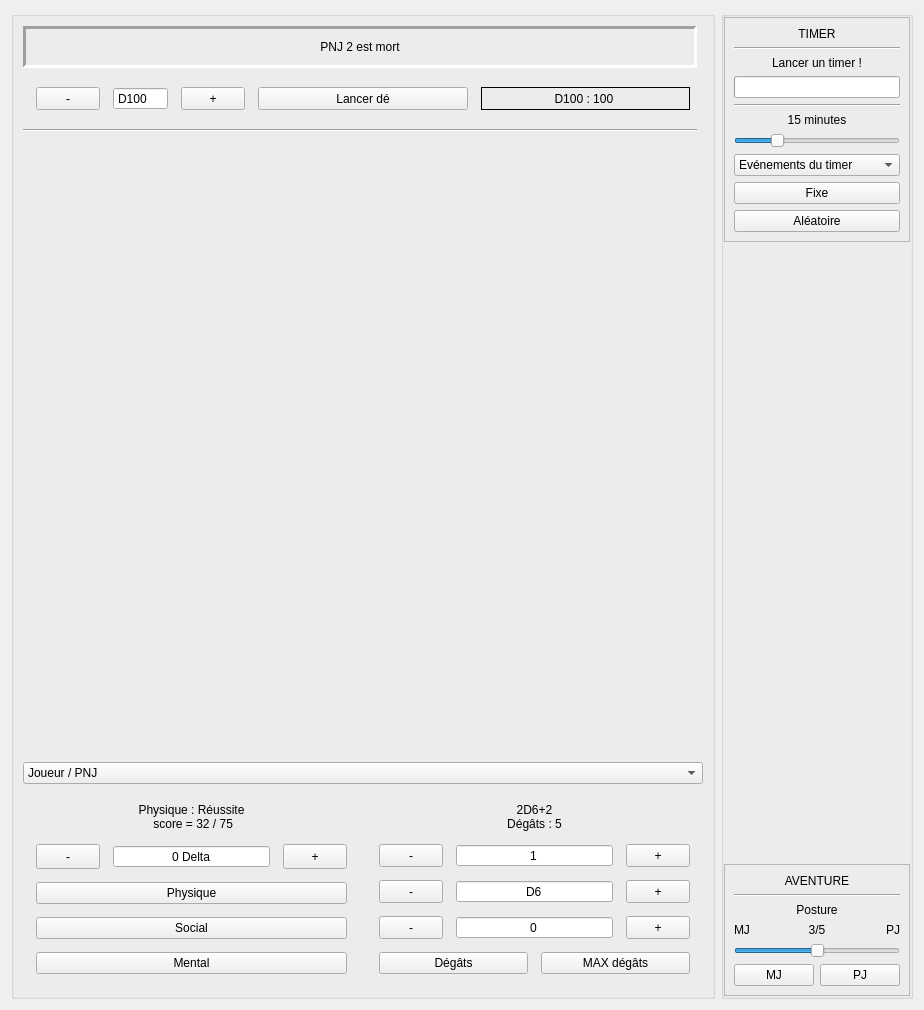
          <widget class="QWidget" name="scrollAreaWidgetContents_2">
           <property name="geometry">
            <rect>
             <x>0</x>
             <y>0</y>
             <width>924</width>
             <height>1010</height>
            </rect>
           </property>
           <layout class="QGridLayout" name="gridLayout_10">
            <item row="0" column="0">
             <layout class="QHBoxLayout" name="horizontalLayout">
              <item>
               <widget class="QGroupBox" name="groupBox_3">
                <property name="sizePolicy">
                 <sizepolicy hsizetype="MinimumExpanding" vsizetype="MinimumExpanding">
                  <horstretch>2</horstretch>
                  <verstretch>0</verstretch>
                 </sizepolicy>
                </property>
                <property name="alignment">
                 <set>Qt::AlignCenter</set>
                </property>
                <layout class="QGridLayout" name="gridLayout_6">
                 <item row="4" column="0" colspan="2">
                  <widget class="QComboBox" name="comboBox_character_select">
                   <property name="sizePolicy">
                    <sizepolicy hsizetype="Expanding" vsizetype="Fixed">
                     <horstretch>0</horstretch>
                     <verstretch>0</verstretch>
                    </sizepolicy>
                   </property>
                   <property name="editable">
                    <bool>false</bool>
                   </property>
                   <property name="currentText">
                    <string extracomment="Valh'Andariel">Joueur / PNJ</string>
                   </property>
                   <item>
                    <property name="text">
                     <string>Joueur / PNJ</string>
                    </property>
                   </item>
                  </widget>
                 </item>
                 <item row="1" column="0" colspan="2">
                  <layout class="QHBoxLayout" name="horizontalLayout_6">
                   <property name="spacing">
                    <number>13</number>
                   </property>
                   <property name="leftMargin">
                    <number>13</number>
                   </property>
                   <property name="topMargin">
                    <number>13</number>
                   </property>
                   <property name="rightMargin">
                    <number>13</number>
                   </property>
                   <property name="bottomMargin">
                    <number>13</number>
                   </property>
                   <item>
                    <layout class="QHBoxLayout" name="horizontalLayout_17">
                     <item>
                      <widget class="QPushButton" name="pushButton_general_dice_negative">
                       <property name="maximumSize">
                        <size>
                         <width>64</width>
                         <height>64</height>
                        </size>
                       </property>
                       <property name="text">
                        <string>-</string>
                       </property>
                      </widget>
                     </item>
                     <item>
                      <widget class="QSpinBox" name="spinBox_general_dice">
                       <property name="buttonSymbols">
                        <enum>QAbstractSpinBox::NoButtons</enum>
                       </property>
                       <property name="prefix">
                        <string>D</string>
                       </property>
                       <property name="minimum">
                        <number>2</number>
                       </property>
                       <property name="maximum">
                        <number>100</number>
                       </property>
                       <property name="value">
                        <number>100</number>
                       </property>
                      </widget>
                     </item>
                     <item>
                      <widget class="QPushButton" name="pushButton_general_dice_positive">
                       <property name="maximumSize">
                        <size>
                         <width>64</width>
                         <height>64</height>
                        </size>
                       </property>
                       <property name="text">
                        <string>+</string>
                       </property>
                      </widget>
                     </item>
                    </layout>
                   </item>
                   <item>
                    <widget class="QPushButton" name="pushButton_general_dice">
                     <property name="sizePolicy">
                      <sizepolicy hsizetype="Preferred" vsizetype="Preferred">
                       <horstretch>0</horstretch>
                       <verstretch>0</verstretch>
                      </sizepolicy>
                     </property>
                     <property name="text">
                      <string>Lancer dé</string>
                     </property>
                    </widget>
                   </item>
                   <item>
                    <widget class="QLabel" name="label_general_dice">
                     <property name="sizePolicy">
                      <sizepolicy hsizetype="Preferred" vsizetype="Preferred">
                       <horstretch>0</horstretch>
                       <verstretch>0</verstretch>
                      </sizepolicy>
                     </property>
                     <property name="frameShape">
                      <enum>QFrame::Box</enum>
                     </property>
                     <property name="frameShadow">
                      <enum>QFrame::Plain</enum>
                     </property>
                     <property name="text">
                      <string>D100 : 100 </string>
                     </property>
                     <property name="alignment">
                      <set>Qt::AlignCenter</set>
                     </property>
                    </widget>
                   </item>
                  </layout>
                 </item>
                 <item row="3" column="0" colspan="2">
                  <spacer name="verticalSpacer">
                   <property name="orientation">
                    <enum>Qt::Vertical</enum>
                   </property>
                   <property name="sizeHint" stdset="0">
                    <size>
                     <width>20</width>
                     <height>40</height>
                    </size>
                   </property>
                  </spacer>
                 </item>
                 <item row="5" column="0" colspan="2">
                  <layout class="QHBoxLayout" name="horizontalLayout_2">
                   <item>
                    <layout class="QVBoxLayout" name="verticalLayout_9">
                     <property name="spacing">
                      <number>13</number>
                     </property>
                     <property name="leftMargin">
                      <number>13</number>
                     </property>
                     <property name="topMargin">
                      <number>13</number>
                     </property>
                     <property name="rightMargin">
                      <number>13</number>
                     </property>
                     <property name="bottomMargin">
                      <number>13</number>
                     </property>
                     <item>
                      <widget class="QLabel" name="label_character_score">
                       <property name="text">
                        <string>Physique : Réussite
 score = 32 / 75</string>
                       </property>
                       <property name="alignment">
                        <set>Qt::AlignCenter</set>
                       </property>
                      </widget>
                     </item>
                     <item>
                      <layout class="QHBoxLayout" name="horizontalLayout_13">
                       <item>
                        <widget class="QPushButton" name="pushButton_bonus_malus_negative">
                         <property name="sizePolicy">
                          <sizepolicy hsizetype="Maximum" vsizetype="Maximum">
                           <horstretch>0</horstretch>
                           <verstretch>0</verstretch>
                          </sizepolicy>
                         </property>
                         <property name="maximumSize">
                          <size>
                           <width>64</width>
                           <height>64</height>
                          </size>
                         </property>
                         <property name="text">
                          <string>-</string>
                         </property>
                        </widget>
                       </item>
                       <item>
                        <widget class="QSpinBox" name="spinBox_character_bonus_malus">
                         <property name="alignment">
                          <set>Qt::AlignCenter</set>
                         </property>
                         <property name="buttonSymbols">
                          <enum>QAbstractSpinBox::NoButtons</enum>
                         </property>
                         <property name="suffix">
                          <string notr="true"> Delta</string>
                         </property>
                         <property name="prefix">
                          <string/>
                         </property>
                         <property name="minimum">
                          <number>-50</number>
                         </property>
                         <property name="maximum">
                          <number>50</number>
                         </property>
                         <property name="singleStep">
                          <number>5</number>
                         </property>
                        </widget>
                       </item>
                       <item>
                        <widget class="QPushButton" name="pushButton_bonus_malus_positive">
                         <property name="sizePolicy">
                          <sizepolicy hsizetype="Preferred" vsizetype="Preferred">
                           <horstretch>0</horstretch>
                           <verstretch>0</verstretch>
                          </sizepolicy>
                         </property>
                         <property name="maximumSize">
                          <size>
                           <width>64</width>
                           <height>64</height>
                          </size>
                         </property>
                         <property name="text">
                          <string>+</string>
                         </property>
                        </widget>
                       </item>
                      </layout>
                     </item>
                     <item>
                      <widget class="QPushButton" name="pushButton_physic">
                       <property name="text">
                        <string>Physique</string>
                       </property>
                      </widget>
                     </item>
                     <item>
                      <widget class="QPushButton" name="pushButton_social">
                       <property name="text">
                        <string>Social</string>
                       </property>
                      </widget>
                     </item>
                     <item>
                      <widget class="QPushButton" name="pushButton_mental">
                       <property name="text">
                        <string>Mental</string>
                       </property>
                      </widget>
                     </item>
                    </layout>
                   </item>
                   <item>
                    <widget class="QFrame" name="frame">
                     <layout class="QVBoxLayout" name="verticalLayout">
                      <property name="spacing">
                       <number>13</number>
                      </property>
                      <property name="leftMargin">
                       <number>13</number>
                      </property>
                      <property name="topMargin">
                       <number>13</number>
                      </property>
                      <property name="rightMargin">
                       <number>13</number>
                      </property>
                      <property name="bottomMargin">
                       <number>13</number>
                      </property>
                      <item>
                       <widget class="QLabel" name="label_character_damage_score">
                        <property name="text">
                         <string>2D6+2
Dégâts : 5</string>
                        </property>
                        <property name="alignment">
                         <set>Qt::AlignCenter</set>
                        </property>
                       </widget>
                      </item>
                      <item>
                       <layout class="QHBoxLayout" name="horizontalLayout_14">
                        <item>
                         <widget class="QPushButton" name="pushButton_character_damage_dice_number_negative">
                          <property name="maximumSize">
                           <size>
                            <width>64</width>
                            <height>64</height>
                           </size>
                          </property>
                          <property name="text">
                           <string>-</string>
                          </property>
                         </widget>
                        </item>
                        <item>
                         <widget class="QSpinBox" name="spinBox_character_damage_dice_number">
                          <property name="alignment">
                           <set>Qt::AlignCenter</set>
                          </property>
                          <property name="buttonSymbols">
                           <enum>QAbstractSpinBox::NoButtons</enum>
                          </property>
                          <property name="minimum">
                           <number>1</number>
                          </property>
                          <property name="maximum">
                           <number>13</number>
                          </property>
                         </widget>
                        </item>
                        <item>
                         <widget class="QPushButton" name="pushButton_character_damage_dice_number_positive">
                          <property name="maximumSize">
                           <size>
                            <width>64</width>
                            <height>64</height>
                           </size>
                          </property>
                          <property name="text">
                           <string>+</string>
                          </property>
                         </widget>
                        </item>
                       </layout>
                      </item>
                      <item>
                       <layout class="QHBoxLayout" name="horizontalLayout_15">
                        <item>
                         <widget class="QPushButton" name="pushButton_character_damage_dice_negative">
                          <property name="maximumSize">
                           <size>
                            <width>64</width>
                            <height>64</height>
                           </size>
                          </property>
                          <property name="text">
                           <string>-</string>
                          </property>
                         </widget>
                        </item>
                        <item>
                         <widget class="QSpinBox" name="spinBox_character_damage_dice">
                          <property name="layoutDirection">
                           <enum>Qt::LeftToRight</enum>
                          </property>
                          <property name="alignment">
                           <set>Qt::AlignCenter</set>
                          </property>
                          <property name="buttonSymbols">
                           <enum>QAbstractSpinBox::NoButtons</enum>
                          </property>
                          <property name="prefix">
                           <string>D</string>
                          </property>
                          <property name="minimum">
                           <number>2</number>
                          </property>
                          <property name="maximum">
                           <number>100</number>
                          </property>
                          <property name="singleStep">
                           <number>1</number>
                          </property>
                          <property name="value">
                           <number>6</number>
                          </property>
                         </widget>
                        </item>
                        <item>
                         <widget class="QPushButton" name="pushButton_character_damage_dice_positive">
                          <property name="maximumSize">
                           <size>
                            <width>64</width>
                            <height>64</height>
                           </size>
                          </property>
                          <property name="text">
                           <string>+</string>
                          </property>
                         </widget>
                        </item>
                       </layout>
                      </item>
                      <item>
                       <layout class="QHBoxLayout" name="horizontalLayout_16">
                        <item>
                         <widget class="QPushButton" name="pushButton_character_damage_dice_supplement_negative">
                          <property name="maximumSize">
                           <size>
                            <width>64</width>
                            <height>64</height>
                           </size>
                          </property>
                          <property name="text">
                           <string>-</string>
                          </property>
                         </widget>
                        </item>
                        <item>
                         <widget class="QSpinBox" name="spinBox_character_damage_dice_supplement">
                          <property name="alignment">
                           <set>Qt::AlignCenter</set>
                          </property>
                          <property name="buttonSymbols">
                           <enum>QAbstractSpinBox::NoButtons</enum>
                          </property>
                          <property name="minimum">
                           <number>-20</number>
                          </property>
                          <property name="maximum">
                           <number>20</number>
                          </property>
                         </widget>
                        </item>
                        <item>
                         <widget class="QPushButton" name="pushButton_character_damage_dice_supplement_positive">
                          <property name="maximumSize">
                           <size>
                            <width>64</width>
                            <height>64</height>
                           </size>
                          </property>
                          <property name="text">
                           <string>+</string>
                          </property>
                         </widget>
                        </item>
                       </layout>
                      </item>
                      <item>
                       <layout class="QHBoxLayout" name="horizontalLayout_9">
                        <item>
                         <widget class="QPushButton" name="pushButton_character_damage">
                          <property name="text">
                           <string>Dégâts</string>
                          </property>
                         </widget>
                        </item>
                        <item>
                         <widget class="QPushButton" name="pushButton_character_damage_max">
                          <property name="text">
                           <string>MAX dégâts</string>
                          </property>
                         </widget>
                        </item>
                       </layout>
                      </item>
                     </layout>
                    </widget>
                   </item>
                  </layout>
                 </item>
                 <item row="2" column="0">
                  <widget class="Line" name="line_general">
                   <property name="orientation">
                    <enum>Qt::Horizontal</enum>
                   </property>
                  </widget>
                 </item>
                 <item row="0" column="0">
                  <widget class="QLabel" name="label_general_info">
                   <property name="sizePolicy">
                    <sizepolicy hsizetype="Expanding" vsizetype="Preferred">
                     <horstretch>0</horstretch>
                     <verstretch>0</verstretch>
                    </sizepolicy>
                   </property>
                   <property name="minimumSize">
                    <size>
                     <width>0</width>
                     <height>42</height>
                    </size>
                   </property>
                   <property name="frameShape">
                    <enum>QFrame::Panel</enum>
                   </property>
                   <property name="frameShadow">
                    <enum>QFrame::Sunken</enum>
                   </property>
                   <property name="lineWidth">
                    <number>3</number>
                   </property>
                   <property name="midLineWidth">
                    <number>3</number>
                   </property>
                   <property name="text">
                    <string>PNJ 2 est mort</string>
                   </property>
                   <property name="alignment">
                    <set>Qt::AlignCenter</set>
                   </property>
                  </widget>
                 </item>
                </layout>
               </widget>
              </item>
              <item>
               <widget class="QGroupBox" name="groupBox_2">
                <property name="alignment">
                 <set>Qt::AlignCenter</set>
                </property>
                <property name="flat">
                 <bool>true</bool>
                </property>
                <property name="checkable">
                 <bool>false</bool>
                </property>
                <layout class="QGridLayout" name="gridLayout_4">
                 <property name="leftMargin">
                  <number>0</number>
                 </property>
                 <property name="topMargin">
                  <number>0</number>
                 </property>
                 <property name="rightMargin">
                  <number>0</number>
                 </property>
                 <property name="bottomMargin">
                  <number>0</number>
                 </property>
                 <property name="spacing">
                  <number>0</number>
                 </property>
                 <item row="2" column="0">
                  <widget class="QFrame" name="frame_4">
                   <property name="sizePolicy">
                    <sizepolicy hsizetype="Preferred" vsizetype="Preferred">
                     <horstretch>0</horstretch>
                     <verstretch>0</verstretch>
                    </sizepolicy>
                   </property>
                   <property name="frameShape">
                    <enum>QFrame::StyledPanel</enum>
                   </property>
                   <property name="frameShadow">
                    <enum>QFrame::Raised</enum>
                   </property>
                   <layout class="QGridLayout" name="gridLayout_5">
                    <item row="1" column="0">
                     <widget class="Line" name="line_adventure">
                      <property name="orientation">
                       <enum>Qt::Horizontal</enum>
                      </property>
                     </widget>
                    </item>
                    <item row="2" column="0">
                     <widget class="QLabel" name="label_adventure_result">
                      <property name="text">
                       <string>Posture</string>
                      </property>
                      <property name="alignment">
                       <set>Qt::AlignCenter</set>
                      </property>
                     </widget>
                    </item>
                    <item row="5" column="0">
                     <layout class="QHBoxLayout" name="horizontalLayout_3">
                      <item>
                       <widget class="QPushButton" name="pushButton_adventure_GM">
                        <property name="text">
                         <string>MJ</string>
                        </property>
                       </widget>
                      </item>
                      <item>
                       <widget class="QPushButton" name="pushButton_adventure_PC">
                        <property name="text">
                         <string>PJ</string>
                        </property>
                       </widget>
                      </item>
                     </layout>
                    </item>
                    <item row="4" column="0">
                     <layout class="QHBoxLayout" name="horizontalLayout_4">
                      <item>
                       <widget class="QSlider" name="horizontalSlider_adventure_counter">
                        <property name="sizePolicy">
                         <sizepolicy hsizetype="Preferred" vsizetype="Preferred">
                          <horstretch>0</horstretch>
                          <verstretch>0</verstretch>
                         </sizepolicy>
                        </property>
                        <property name="minimum">
                         <number>1</number>
                        </property>
                        <property name="maximum">
                         <number>5</number>
                        </property>
                        <property name="pageStep">
                         <number>1</number>
                        </property>
                        <property name="value">
                         <number>3</number>
                        </property>
                        <property name="sliderPosition">
                         <number>3</number>
                        </property>
                        <property name="orientation">
                         <enum>Qt::Horizontal</enum>
                        </property>
                       </widget>
                      </item>
                     </layout>
                    </item>
                    <item row="3" column="0">
                     <layout class="QHBoxLayout" name="horizontalLayout_5">
                      <item>
                       <widget class="QLabel" name="label_GM">
                        <property name="text">
                         <string>MJ</string>
                        </property>
                       </widget>
                      </item>
                      <item>
                       <widget class="QLabel" name="label_adventure_counter">
                        <property name="text">
                         <string>3/5</string>
                        </property>
                        <property name="alignment">
                         <set>Qt::AlignCenter</set>
                        </property>
                       </widget>
                      </item>
                      <item>
                       <widget class="QLabel" name="label_PC">
                        <property name="text">
                         <string>PJ</string>
                        </property>
                        <property name="alignment">
                         <set>Qt::AlignRight|Qt::AlignTrailing|Qt::AlignVCenter</set>
                        </property>
                       </widget>
                      </item>
                     </layout>
                    </item>
                    <item row="0" column="0">
                     <widget class="QLabel" name="label_adventure_title">
                      <property name="text">
                       <string>AVENTURE</string>
                      </property>
                      <property name="alignment">
                       <set>Qt::AlignCenter</set>
                      </property>
                      <property name="wordWrap">
                       <bool>false</bool>
                      </property>
                     </widget>
                    </item>
                   </layout>
                  </widget>
                 </item>
                 <item row="0" column="0">
                  <widget class="QFrame" name="frame_5">
                   <property name="sizePolicy">
                    <sizepolicy hsizetype="Preferred" vsizetype="Preferred">
                     <horstretch>0</horstretch>
                     <verstretch>0</verstretch>
                    </sizepolicy>
                   </property>
                   <property name="frameShape">
                    <enum>QFrame::StyledPanel</enum>
                   </property>
                   <property name="frameShadow">
                    <enum>QFrame::Raised</enum>
                   </property>
                   <layout class="QGridLayout" name="gridLayout_8">
                    <item row="10" column="0">
                     <widget class="QSlider" name="horizontalSlider_timer_set_time">
                      <property name="sizePolicy">
                       <sizepolicy hsizetype="Expanding" vsizetype="Preferred">
                        <horstretch>0</horstretch>
                        <verstretch>0</verstretch>
                       </sizepolicy>
                      </property>
                      <property name="minimum">
                       <number>1</number>
                      </property>
                      <property name="maximum">
                       <number>60</number>
                      </property>
                      <property name="value">
                       <number>15</number>
                      </property>
                      <property name="orientation">
                       <enum>Qt::Horizontal</enum>
                      </property>
                     </widget>
                    </item>
                    <item row="13" column="0">
                     <widget class="QPushButton" name="pushButton_timer_random">
                      <property name="text">
                       <string>Aléatoire</string>
                      </property>
                     </widget>
                    </item>
                    <item row="12" column="0">
                     <widget class="QPushButton" name="pushButton_timer_fixed">
                      <property name="text">
                       <string>Fixe</string>
                      </property>
                     </widget>
                    </item>
                    <item row="9" column="0">
                     <widget class="QLabel" name="label_timer_set_time">
                      <property name="text">
                       <string>15 minutes</string>
                      </property>
                      <property name="alignment">
                       <set>Qt::AlignCenter</set>
                      </property>
                     </widget>
                    </item>
                    <item row="5" column="0">
                     <widget class="QLabel" name="label_timer">
                      <property name="text">
                       <string>Lancer un timer !</string>
                      </property>
                      <property name="alignment">
                       <set>Qt::AlignCenter</set>
                      </property>
                     </widget>
                    </item>
                    <item row="0" column="0">
                     <widget class="QLabel" name="label_timer_title">
                      <property name="text">
                       <string>TIMER</string>
                      </property>
                      <property name="alignment">
                       <set>Qt::AlignCenter</set>
                      </property>
                     </widget>
                    </item>
                    <item row="11" column="0">
                     <widget class="QComboBox" name="comboBox_timer_events">
                      <item>
                       <property name="text">
                        <string>Evénements du timer</string>
                       </property>
                      </item>
                     </widget>
                    </item>
                    <item row="1" column="0">
                     <widget class="Line" name="line_timer_title">
                      <property name="orientation">
                       <enum>Qt::Horizontal</enum>
                      </property>
                     </widget>
                    </item>
                    <item row="7" column="0">
                     <widget class="QProgressBar" name="progressBar_timer"/>
                    </item>
                    <item row="8" column="0">
                     <widget class="Line" name="line_timer">
                      <property name="orientation">
                       <enum>Qt::Horizontal</enum>
                      </property>
                     </widget>
                    </item>
                   </layout>
                  </widget>
                 </item>
                 <item row="1" column="0">
                  <spacer name="verticalSpacer_2">
                   <property name="orientation">
                    <enum>Qt::Vertical</enum>
                   </property>
                   <property name="sizeType">
                    <enum>QSizePolicy::MinimumExpanding</enum>
                   </property>
                   <property name="sizeHint" stdset="0">
                    <size>
                     <width>10</width>
                     <height>10</height>
                    </size>
                   </property>
                  </spacer>
                 </item>
                </layout>
               </widget>
              </item>
             </layout>
            </item>
           </layout>
          </widget>
